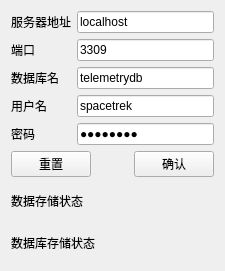
<?xml version="1.0" encoding="UTF-8"?>
<ui version="4.0">
 <class>DBOut</class>
 <widget class="QWidget" name="DBOut">
  <property name="geometry">
   <rect>
    <x>0</x>
    <y>0</y>
    <width>225</width>
    <height>271</height>
   </rect>
  </property>
  <property name="windowTitle">
   <string>数据库出</string>
  </property>
  <layout class="QVBoxLayout" name="verticalLayout_2">
   <item>
    <layout class="QVBoxLayout" name="verticalLayout_3">
     <item>
      <layout class="QFormLayout" name="formLayout">
       <property name="sizeConstraint">
        <enum>QLayout::SetMaximumSize</enum>
       </property>
       <item row="0" column="0">
        <widget class="QLabel" name="label">
         <property name="text">
          <string>服务器地址</string>
         </property>
        </widget>
       </item>
       <item row="0" column="1">
        <widget class="QLineEdit" name="leServer">
         <property name="text">
          <string>localhost</string>
         </property>
        </widget>
       </item>
       <item row="1" column="0">
        <widget class="QLabel" name="label_4">
         <property name="text">
          <string>端口</string>
         </property>
         <property name="textFormat">
          <enum>Qt::PlainText</enum>
         </property>
        </widget>
       </item>
       <item row="1" column="1">
        <widget class="QLineEdit" name="lePort">
         <property name="text">
          <string>3309</string>
         </property>
        </widget>
       </item>
       <item row="3" column="0">
        <widget class="QLabel" name="label_2">
         <property name="text">
          <string>用户名</string>
         </property>
        </widget>
       </item>
       <item row="3" column="1">
        <widget class="QLineEdit" name="leUser">
         <property name="text">
          <string>spacetrek</string>
         </property>
        </widget>
       </item>
       <item row="4" column="0">
        <widget class="QLabel" name="label_3">
         <property name="text">
          <string>密码</string>
         </property>
        </widget>
       </item>
       <item row="4" column="1">
        <widget class="QLineEdit" name="lePwd">
         <property name="text">
          <string>zhu88jie</string>
         </property>
         <property name="echoMode">
          <enum>QLineEdit::Password</enum>
         </property>
        </widget>
       </item>
       <item row="2" column="0">
        <widget class="QLabel" name="label_5">
         <property name="text">
          <string>数据库名</string>
         </property>
        </widget>
       </item>
       <item row="2" column="1">
        <widget class="QLineEdit" name="leDBName">
         <property name="text">
          <string>telemetrydb</string>
         </property>
        </widget>
       </item>
      </layout>
     </item>
     <item>
      <layout class="QHBoxLayout" name="horizontalLayout">
       <item>
        <widget class="QPushButton" name="btnReset">
         <property name="text">
          <string>重置</string>
         </property>
        </widget>
       </item>
       <item>
        <spacer name="horizontalSpacer">
         <property name="orientation">
          <enum>Qt::Horizontal</enum>
         </property>
         <property name="sizeHint" stdset="0">
          <size>
           <width>40</width>
           <height>20</height>
          </size>
         </property>
        </spacer>
       </item>
       <item>
        <widget class="QPushButton" name="btnConfirm">
         <property name="text">
          <string>确认</string>
         </property>
        </widget>
       </item>
      </layout>
     </item>
     <item>
      <widget class="QLabel" name="label_6">
       <property name="text">
        <string>数据存储状态</string>
       </property>
      </widget>
     </item>
     <item>
      <widget class="QLabel" name="lbStatus">
       <property name="text">
        <string>数据库存储状态</string>
       </property>
      </widget>
     </item>
    </layout>
   </item>
  </layout>
 </widget>
 <resources/>
 <connections/>
</ui>
